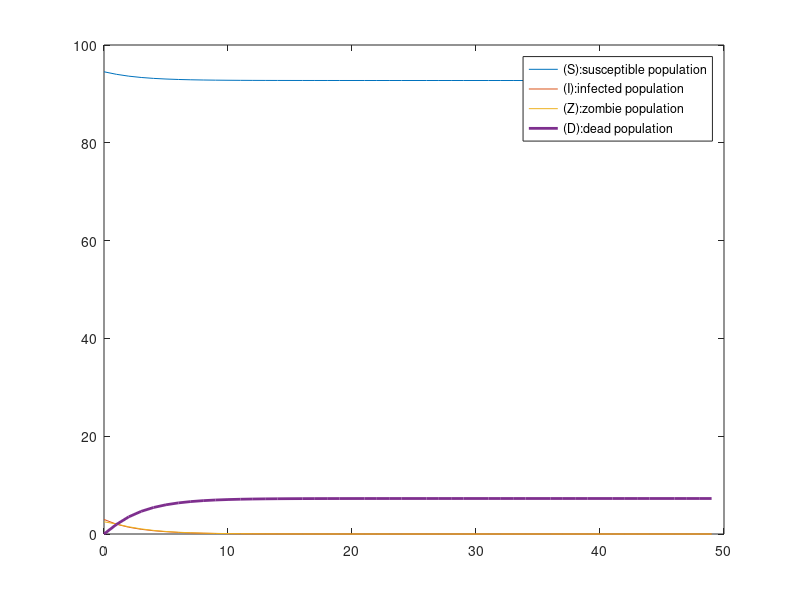

The MATLAB source for this figure:
%deterministic model of a zombie epidemic
%Eddie (Gyu Myung) Shim, Hengyi Wu, Melody J Duan
 
clear
 
a=.1;               	%rate of infection
delta=.5;           	%rate of infected dying to zombie state
kappa = .8;       	%rate of death for zombies
S=95;              	%initial susceptible
I=5;                	%initial infected
Z=0;                	%initial zombies
D=0;                	%initial dead
N=S+I+Z+D;            	%total population
 
T=50;
dt=1;
clockmax=ceil(T/dt);
 
s=zeros(1,clockmax);	%array to save values of s
i=s;
z=s;
d=s;
t=0:dt:(T-dt);
for clock=1:clockmax
	S2I=dt*a*((I+Z)/N)*S; 	%susceptible to infection per dt
	I2Z=dt*delta*I;         	%infected to zombie per dt
	Z2D=dt*kappa*((I+S)/N)*Z; 	%zombie to death per dt
	
	S=S-S2I;
	I=I+S2I-I2Z;
	Z=Z+I2Z-Z2D;
	
  
	D=D+Z2D;
	
	if (Z<0)
    	negativeZ = Z;
    	Z= Z-negativeZ;
    	D= D+negativeZ;
    	
	end
	
	s(clock)=S;
	i(clock)=I;
	z(clock)=Z;
	d(clock)=D;
end
 
figure(1)
plot(t,s,t,i,t,z,t,d,'linewidth',2)
%ylim([0 1100]);
legend('(S):susceptible population','(I):infected population','(Z):zombie population', '(D):dead population')
